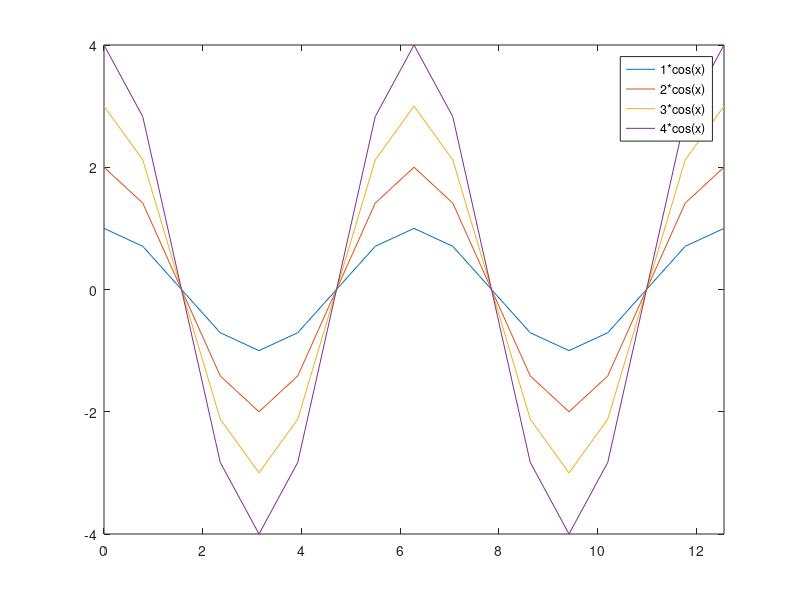

Recreate this plot in MATLAB.
% Plot Cosine function scaled by factor of 1, 2, 3, & 4

% Set the values of X
x=0:pi/4:4*pi;

% Scale cos(x) by factor of 1 and store in a
a=cos(x);

% Scale cos(x) by factor of 2 and store in b
b=2*cos(x);

% Scale cos(x) by factor of 3 and store in c
c=3*cos(x);

% Scale cos(x) by factor of 4 and store in d
d=4*cos(x);

% Plot y & z with respect to x on the same plot
plot(x,a,x,b,x,c,x,d)

% Size axis to remove whitespace
axis([0,4*pi,-4,4])

% Add legend
legend('1*cos(x)','2*cos(x)','3*cos(x)','4*cos(x)')
